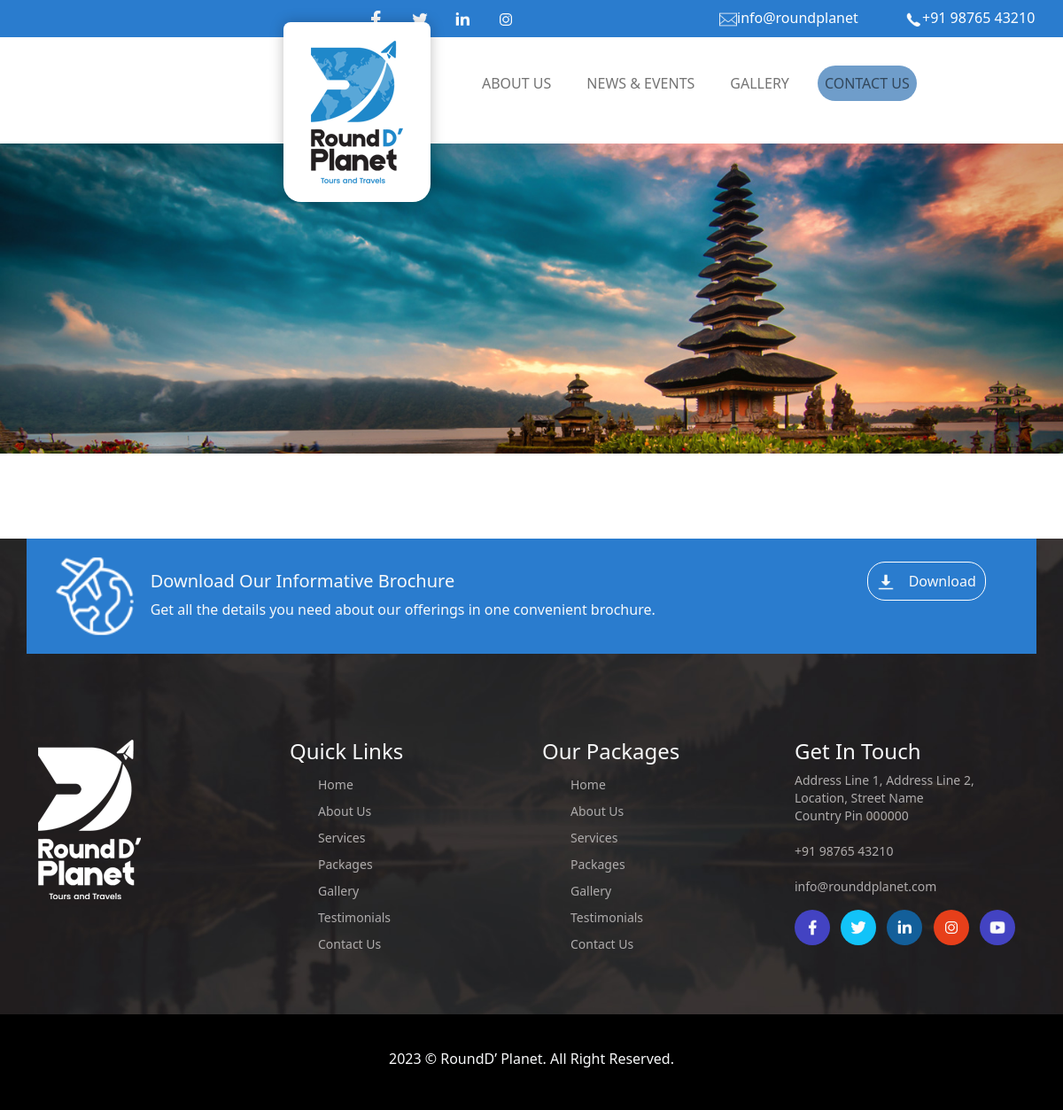
/subpack/3/, run on an earlier commit of the app's database.
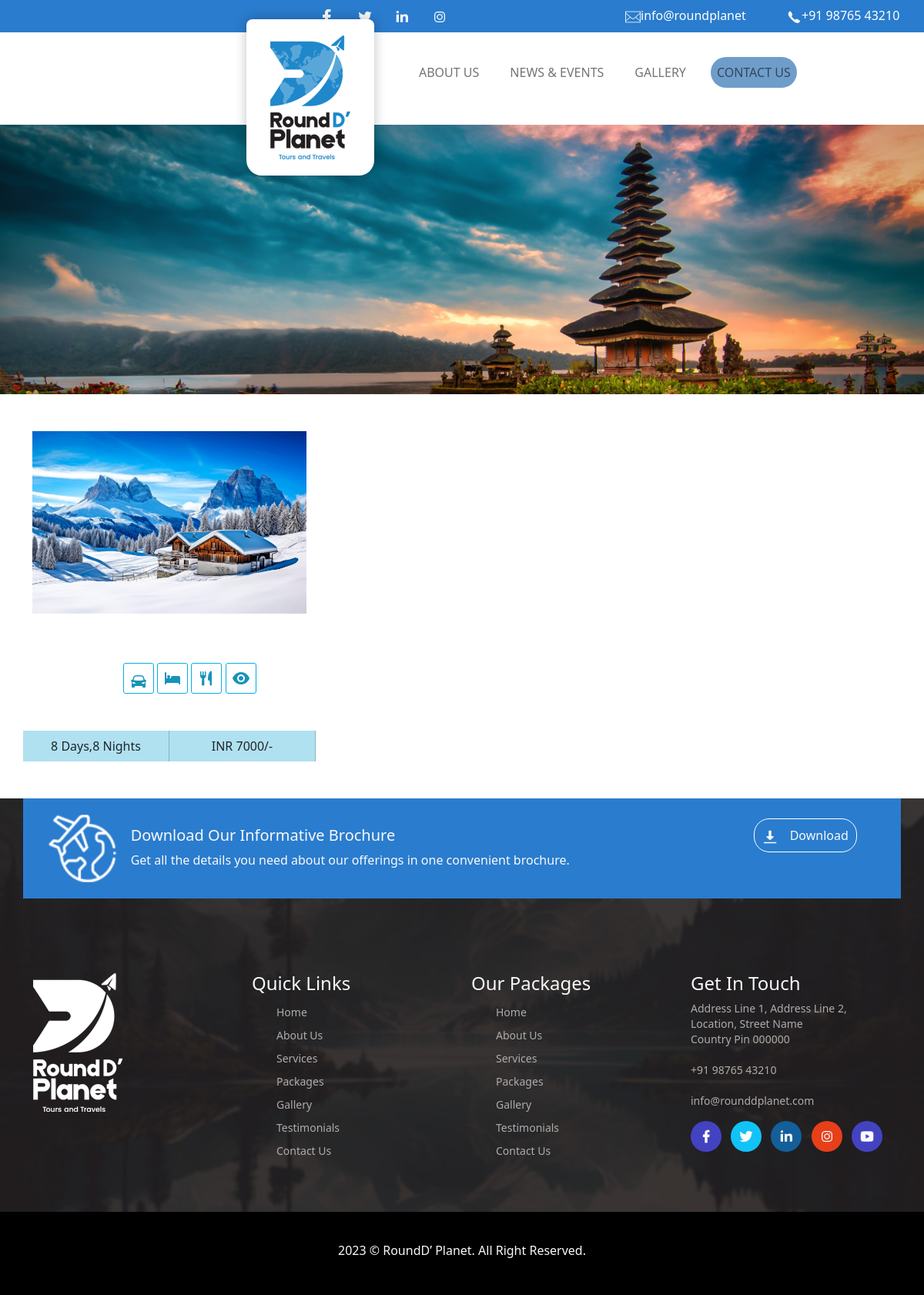
And on a later commit of the database.
### tourism/models.py (models this page shows, shortened)
class Subpackage(models.Model):
    image = models.ImageField(upload_to='img')
    price=models.CharField(max_length=50)
    day=models.CharField(max_length=10)
    night=models.CharField(max_length=10)
    pack=models.ForeignKey(Package,on_delete=models.CASCADE)

### tourism/views.py (the view)
# urls.py: path('subpack/<int:id>/',views.Subpackages,name='subpack'),
def Subpackages(request,id):
    context={}
    sp=Package.objects.all()
    sub=Subpackage.objects.all().filter(id=id)
    context['sub']=sub
    context['sp']=sp
    return render(request,'subpack.html',context)

### tourism/templates/subpack.html (shortened to what the changed rows need)
{% load static %}
<!DOCTYPE html>
<html lang="en">
<head>
    <link href="https://cdn.jsdelivr.net/npm/bootstrap@5.1.3/dist/css/bootstrap.min.css" rel="stylesheet">
    <link rel="stylesheet" href="{% static 'css/subpack.css' %}">
    <link rel="stylesheet" href="https://cdnjs.cloudflare.com/ajax/libs/font-awesome/4.7.0/css/font-awesome.min.css">
 </head>
 <body>
    <div class="container mt-5">
        <div class="row">
            {% for i in sub %}
            <div class="col-lg-4 col-md-4 col-sm-4">
                <div class="row">
                  <a href="{% url 'subpack1' i.id %}"><img src="{{i.image.url}}" alt="" class="w-100">
                </div>
                <div class="row ">
                    <div class="text-center text-dark pt-5"></div>
                    <div class="d3 pt-3">
                        <img src="{% static 'images/icon-car.png' %}" alt="" class="i3">
                        <img src="{% static 'images/icon-bed.png' %}" alt="" class="i3">
                        <img src="{% static 'images/icon-ut.png' %}" alt="" class="i3">
                        <img src="{% static 'images/icon-eye.png' %}" alt="" class="i3">
                    </div>
                </div>
                <div class="row pt-5">
                    <div class="col-lg col-md col-sm text-center c6">
                        <div class="mt-2 mb-2">{{i.day}} Days,{{i.night}} Nights</div>
                    </div>
                    <div class="col-lg col-md col-sm text-center c6">
                        <div class="mt-2 mb-2">INR {{i.price}}/-</div>
                    </div>
                </div>
            </div>
            {% endfor %}
        </div>
    </div>
</body>
</html>

What changed in the data, as far as the page shows it:
added Subpackage: image (picture), day "8", night "8", price "7000"
